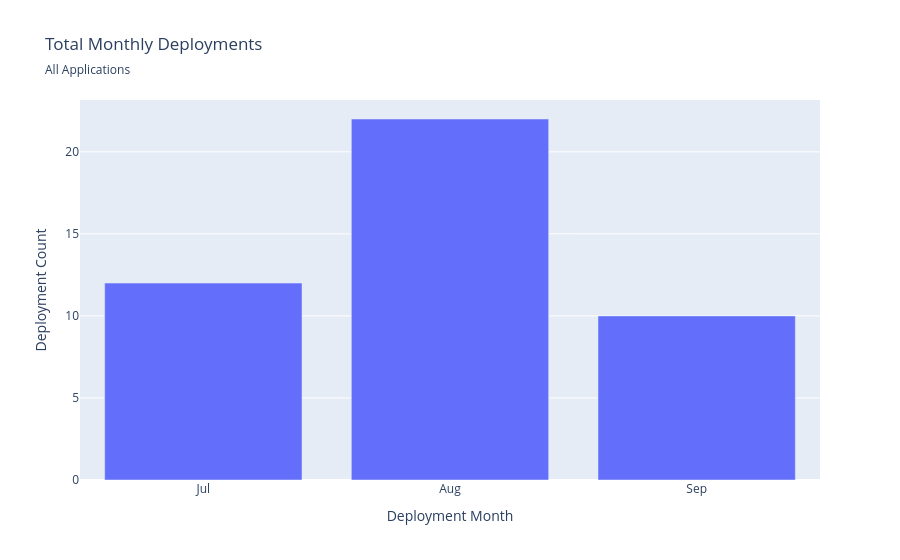

The cell this chart's notebook holds for it:
### Code cell
# display dataframe as figure
fig_month_all_bar = px.bar(
	data_frame=df_deploy_group_month,
	title="Total Monthly Deployments",	# Label for the figure.
	x="month",							# Column for use on x-axis
	y="count",							# Column for use on y-axis
	subtitle="All Applications",
)

fig_month_all_bar.update_yaxes(
	title_text="Deployment Count"		# Update title for y-axis
)

fig_month_all_bar.update_xaxes(
	title_text="Deployment Month",		# Update title for x-axis
	tickvals=list(range(1,13)),			# Specify values of x-axis
	ticktext=['Jan', 'Feb', 'Mar', 'Apr', 'May', 'Jun', 'Jul', 'Aug', 'Sep', 'Oct', 'Nov', 'Dec']	# Allocate text to tick values.
)

fig_month_all_bar.show()

### Figure 1 — Plotly figure (JSON) as saved in the notebook; plotly's stock layout.template omitted (floating-point values rounded to 4 significant figures)
{"data": [{"hovertemplate": "month=%{x}<br>count=%{y}<extra></extra>", "legendgroup": "", "marker": {"color": "#636efa", "pattern": {"shape": ""}}, "name": "", "orientation": "v", "showlegend": false, "textposition": "auto", "type": "bar", "x": [7, 8, 9], "xaxis": "x", "y": [12, 22, 10], "yaxis": "y"}], "layout": {"barmode": "relative", "legend": {"tracegroupgap": 0}, "title": {"subtitle": {"text": "All Applications"}, "text": "Total Monthly Deployments"}, "xaxis": {"anchor": "y", "domain": [0, 1], "ticktext": ["Jan", "Feb", "Mar", "Apr", "May", "Jun", "Jul", "Aug", "Sep", "Oct", "Nov", "Dec"], "tickvals": [1, 2, 3, 4, 5, 6, 7, 8, 9, 10, 11, 12], "title": {"text": "Deployment Month"}}, "yaxis": {"anchor": "x", "domain": [0, 1], "title": {"text": "Deployment Count"}}}}
